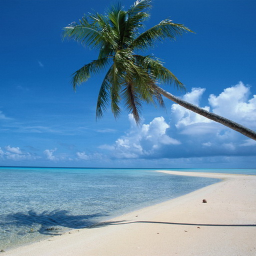
//> input picture jpeg/jpeg-testing/images/sea256x256.png, 256 x 256 px
$ ./subSampling ../images/sea256x256.png 100   (built with g++ and OpenCV 4)
//> lines starting //> are read from the running program, lines starting //| are printed output that depends on the picture
/*
 * =====================================================================================
 *
 *       Filename:  blur.cpp
 *
 *
 *
 *        Version:  1.0
 *        Created:  2013/07/28 14時20分48秒
 *       Revision:  none
 *       Compiler:  gcc
 *
 *         Author:  Tetsuhiko Yao (),
 *   Organization:
 *
 * =====================================================================================
 */
#include <iostream>
#include <string>
#include <stdio.h>
#include <opencv2/core/core.hpp>
#include <opencv2/highgui/highgui.hpp>
#include <opencv2/imgproc/imgproc.hpp>

#define uint8 unsigned char
#define uint16 unsigned short
#define uint unsigned int
using namespace std;

static void RGB_to_YCC(uint8* , const uint8 *, int );

int main(int argc, char* argv[])
{
  const string windowName = "result window";
  cv::Mat input;
  cv::Mat refInput;
  cv::Size ksize;

  if(argc > 1) {
    input = cv::imread(argv[1], 1);
//> input is the input picture: 256 rows x 256 cols, CV_8UC3; mean B, G, R 172.9, 136.1, 91.6
    refInput = cv::imread(argv[1], 0);
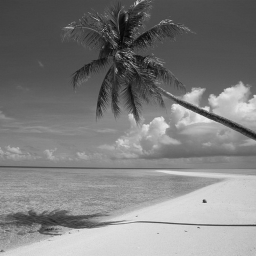
//> refInput: 256 rows x 256 cols, CV_8UC1; min 6, max 236, mean 126.5
  }
  int height = input.rows;
//> height = 256
  int width = input.cols;
//> width = 256
  int comp = input.elemSize();
//> comp = 3

  printf("height:%d width:%d comp:%d\n", height, width, comp);
//| height:256 width:256 comp:3

  cv::Mat output(input.rows, input.cols, CV_8UC3);
  cv::Mat grayOutput(input.rows, input.cols, CV_8UC1);

  ksize.width = 3;
  ksize.height = 3;
  if(argc > 2) {
    ksize.width = atoi(argv[2]);
//> ksize = Size(100, 3)
    ksize.height = atoi(argv[2]);
//> ksize = Size(100, 100)
  }

  unsigned char* srcPtr = (unsigned char*)input.data;
  unsigned char* refPtr = (unsigned char*)refInput.data;
  unsigned char* dstPtr = (unsigned char*)output.data;
  unsigned char* gDstPtr = (unsigned char*)grayOutput.data;
  unsigned char* srcPtrBuf;
  unsigned char* dstPtrBuf;

  /* execute refrence codes */

  for(int i = 0; i < height; i++) {
    srcPtrBuf = srcPtr + i * width * comp;
    dstPtrBuf = dstPtr + i * width * comp;
    RGB_to_YCC(dstPtrBuf, srcPtrBuf, width);
  }

  /* check Y value. */
  for(int i = 0; i < height; i++) {
    for(int j = 0; j < width; j++) {
      gDstPtr[i * width + j] = dstPtr[i * width * comp + j * comp];
    }
  }
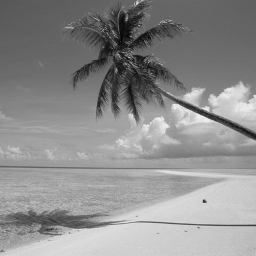
//> grayOutput: 256 rows x 256 cols, CV_8UC1; min 7, max 241, mean 142

  cv::namedWindow(windowName, CV_WINDOW_AUTOSIZE);
  cv::imshow(windowName, grayOutput);
  cv::waitKey(0);

  return 0;
}

const int YR = 19595, YG = 38470, YB = 7471, CB_R = -11059, CB_G = -21709, CB_B = 32768, CR_R = 32768, CR_G = -27439, CR_B = -5329;
static inline uint8 clamp(int i) { if (static_cast<uint>(i) > 255U) { if (i < 0) i = 0; else if (i > 255) i = 255; } return static_cast<uint8>(i); }

static void RGB_to_YCC(uint8* pDst, const uint8 *pSrc, int num_pixels)
{
  for ( ; num_pixels; pDst += 3, pSrc += 3, num_pixels--)
  {
    const int r = pSrc[0], g = pSrc[1], b = pSrc[2];
    pDst[0] = static_cast<uint8>((r * YR + g * YG + b * YB + 32768) >> 16);
    pDst[1] = clamp(128 + ((r * CB_R + g * CB_G + b * CB_B + 32768) >> 16));
    pDst[2] = clamp(128 + ((r * CR_R + g * CR_G + b * CR_B + 32768) >> 16));
  }
}
